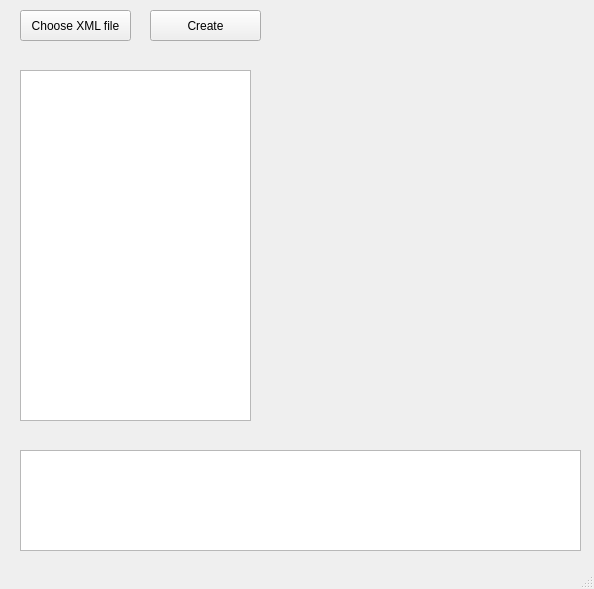
<?xml version="1.0" encoding="UTF-8"?>
<ui version="4.0">
 <class>NIDgeneratorClass</class>
 <widget class="QMainWindow" name="NIDgeneratorClass">
  <property name="geometry">
   <rect>
    <x>0</x>
    <y>0</y>
    <width>594</width>
    <height>589</height>
   </rect>
  </property>
  <property name="windowTitle">
   <string>NIDgenerator</string>
  </property>
  <widget class="QWidget" name="centralWidget">
   <widget class="QPushButton" name="ChooseXMLButton">
    <property name="geometry">
     <rect>
      <x>20</x>
      <y>10</y>
      <width>111</width>
      <height>31</height>
     </rect>
    </property>
    <property name="text">
     <string>Choose XML file</string>
    </property>
   </widget>
   <widget class="QPlainTextEdit" name="infoTextEdit">
    <property name="geometry">
     <rect>
      <x>20</x>
      <y>450</y>
      <width>561</width>
      <height>101</height>
     </rect>
    </property>
   </widget>
   <widget class="QPushButton" name="CreateButton">
    <property name="geometry">
     <rect>
      <x>150</x>
      <y>10</y>
      <width>111</width>
      <height>31</height>
     </rect>
    </property>
    <property name="text">
     <string>Create</string>
    </property>
   </widget>
   <widget class="QListWidget" name="librariesList">
    <property name="geometry">
     <rect>
      <x>20</x>
      <y>70</y>
      <width>231</width>
      <height>351</height>
     </rect>
    </property>
    <property name="selectionMode">
     <enum>QAbstractItemView::MultiSelection</enum>
    </property>
   </widget>
  </widget>
  <widget class="QStatusBar" name="statusBar"/>
 </widget>
 <layoutdefault spacing="6" margin="11"/>
 <resources>
  <include location="nidgenerator.qrc"/>
 </resources>
 <connections>
  <connection>
   <sender>ChooseXMLButton</sender>
   <signal>pressed()</signal>
   <receiver>NIDgeneratorClass</receiver>
   <slot>ChooseXML()</slot>
   <hints>
    <hint type="sourcelabel">
     <x>75</x>
     <y>25</y>
    </hint>
    <hint type="destinationlabel">
     <x>296</x>
     <y>164</y>
    </hint>
   </hints>
  </connection>
  <connection>
   <sender>CreateButton</sender>
   <signal>pressed()</signal>
   <receiver>NIDgeneratorClass</receiver>
   <slot>CreateFiles()</slot>
   <hints>
    <hint type="sourcelabel">
     <x>205</x>
     <y>25</y>
    </hint>
    <hint type="destinationlabel">
     <x>296</x>
     <y>294</y>
    </hint>
   </hints>
  </connection>
 </connections>
 <slots>
  <slot>ChooseXML()</slot>
  <slot>CreateFiles()</slot>
 </slots>
</ui>
